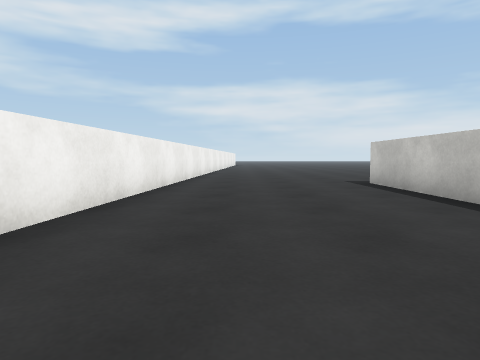
[1] (above)

24 first-person views from a walk through a 3-D level made in the Unity game engine. The camera is 0.61 m above the floor, tilts 4° down and sees 75° across. The floor is counted in squares, 1 m on a side. Each view is taken from the middle of a square. On the plan, view 1 faces up. The plan holds only what a view shows up to about 9 squares ahead; the rest is blank. The place goes on beyond the plan. The player is left out. Surface patterns are stand-ins for the level's own textures.

[2]
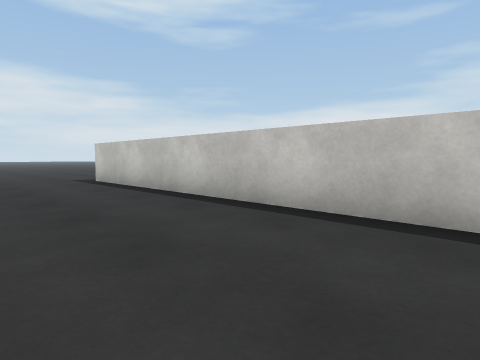

[3]
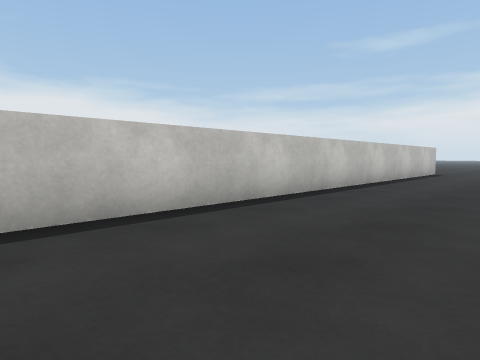

[4]
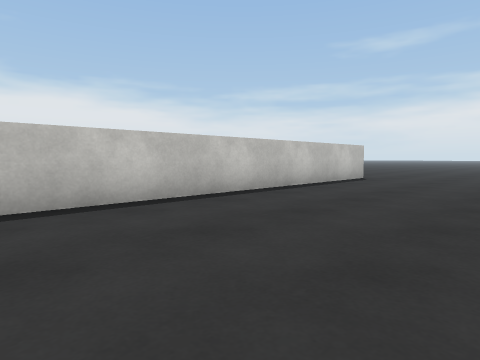

[5]
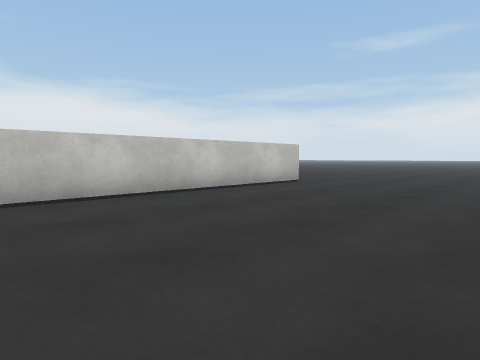

[6]
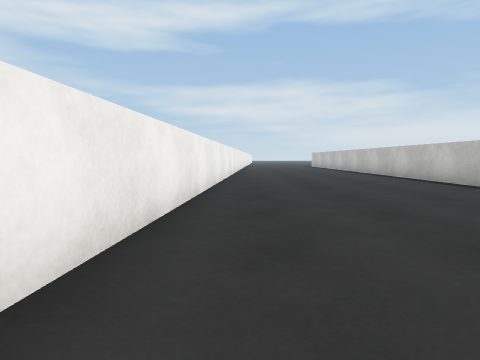

[7]
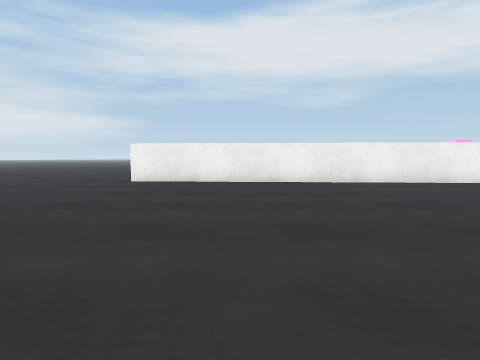

[8]
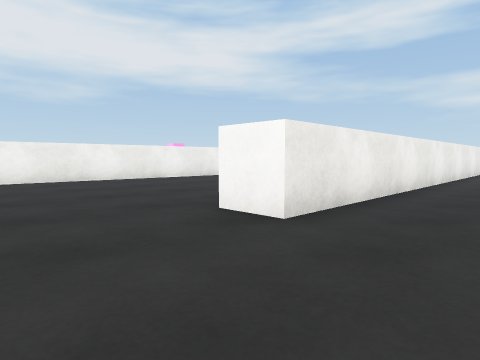

[9]
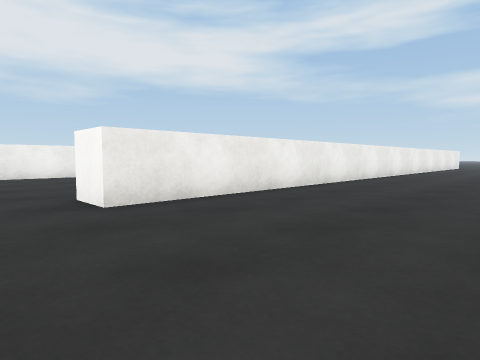

[10]
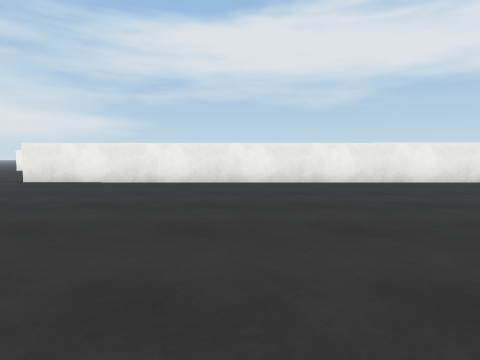

[11]
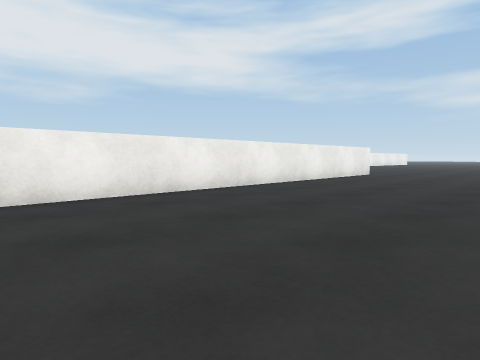

[12]
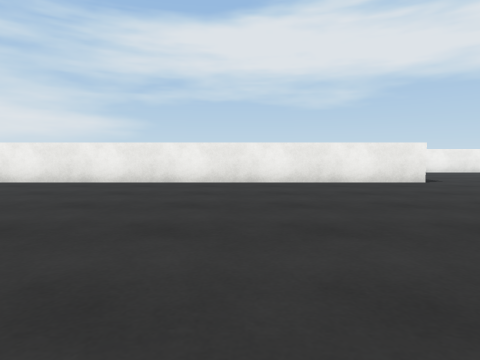

[13]
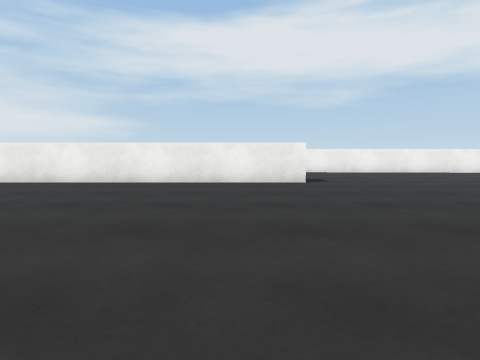

[14]
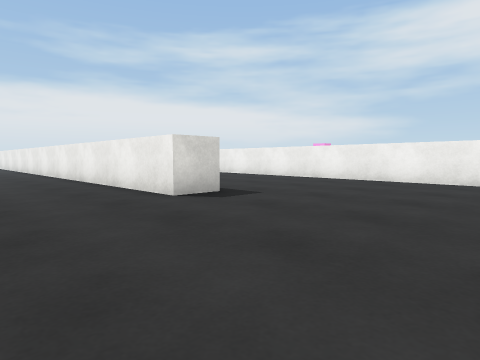

[15]
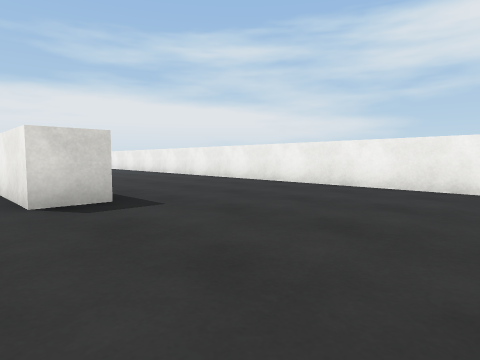

[16]
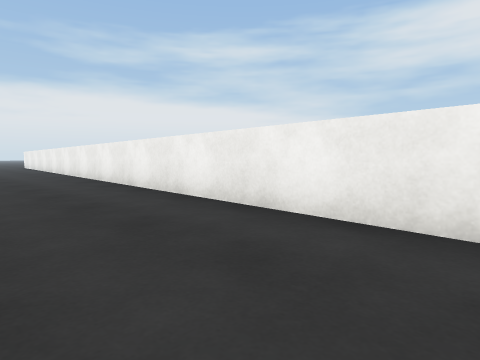

[17]
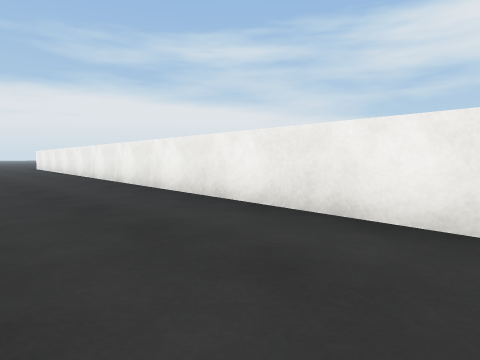

[18]
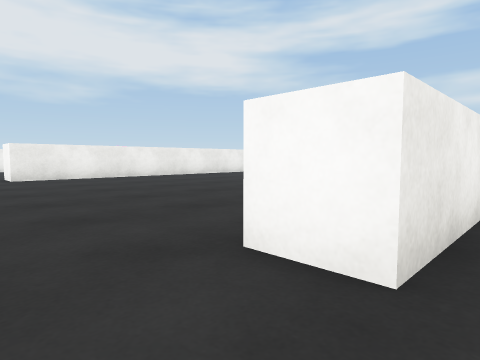

[19]
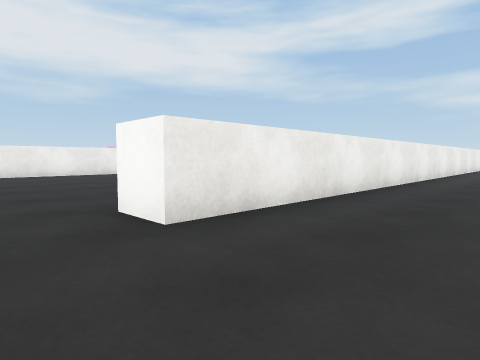

[20]
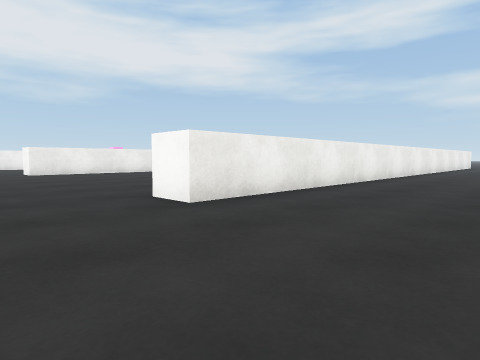

[21]
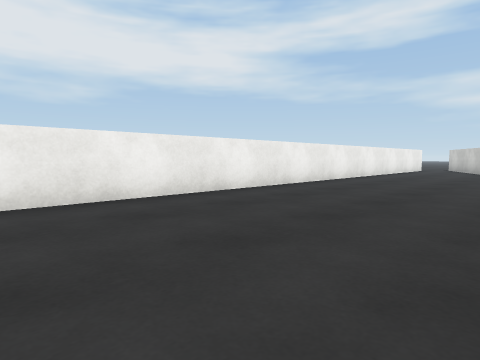

[22]
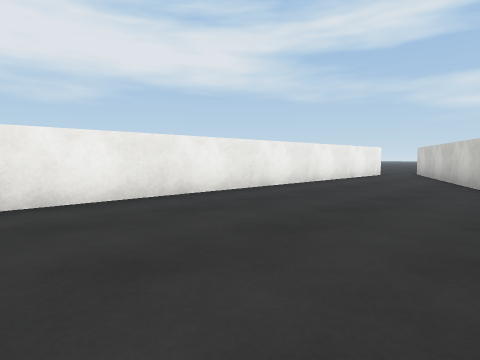

[23]
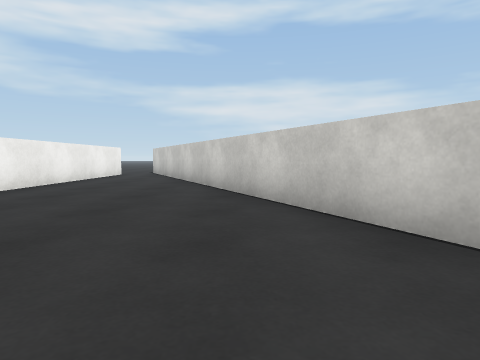

[24]
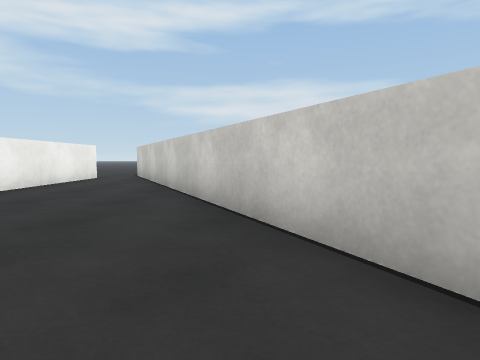

### Floor plan
Points are (right, up) in squares from view 1. A wall is a line through its corners. A room is listed if a view was taken in it or the views show most of it. See-through windows are left out.
Room 1 (views 1, 2, 3, 4, 5, 6, 7, 8, 9, 10, 11, 12, 13, 14, 15, 16, 17, 18, 19, 20, 21, 22, 23, 24)
walls: (4.1, -12.5) (3.1, -12.4) (3.2, 7.7) (4.2, 7.7) (4.1, -12.5); (19.7, -2) (15.3, 7); (13.6, 7.1) (13.5, -12.5) (12.4, -12.5); (-1.4, 11.2) (-3.2, -17.8)
ways out: opening at (-2.2, -19.5)

Where each view was taken, in squares from view 1:
view 1: 0 up, 0 right, facing up
view 2: 1 down, 0 right, facing up-right
view 3: 1 up, 0 right, facing down-right
view 4: 3 down, 1 left, facing down-right
view 5: 5 down, 2 left, facing down-right
view 6: 15 down, 2 left, facing up
view 7: 15 down, 5 right, facing left
view 8: 15 down, 6 right, facing up-left
view 9: 14 down, 8 right, facing up-left
view 10: 7 down, 12 right, facing left
view 11: 4 down, 9 right, facing up-left
view 12: 3 up, 12 right, facing left
view 13: 6 up, 12 right, facing left
view 14: 12 up, 7 right, facing down-left
view 15: 12 up, 5 right, facing down-left
view 16: 5 up, 1 right, facing down-left
view 17: 2 up, 1 right, facing down-left
view 18: 14 down, 14 right, facing up-left
view 19: 14 down, 16 right, facing up-left
view 20: 15 down, 17 right, facing up-left
view 21: 9 down, 18 right, facing up-left
view 22: 4 down, 18 right, facing up-left
view 23: 4 down, 18 right, facing up
view 24: 2 down, 18 right, facing up
